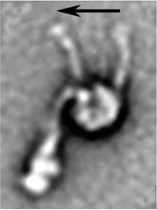
#> input picture papers/paper/figures/model-raw-images/burgess-fig-4-cropped.png, 157 x 210 px, found by its file name
$ python generate-paper-model-figures.py
#> lines starting #> are read from the running program, lines starting #| are printed output that depends on the picture; pictures that were not available may be replaced by others from this repository, and a replacement may not be noted
#! /usr/bin/env python3

from __future__ import division
import numpy as np
import time, signal, sys, os, matplotlib, subprocess, re

if 'show' not in sys.argv:
    matplotlib.use('Agg')

import dynein.draw.cartoon as cartoon

from mpl_toolkits.axes_grid1 import Divider, Size

sys.path.insert(0, os.getcwd() + "/data/")
import paper_params as params

import argparse
import datetime
import dynein.draw.cartoon as cartoon
import matplotlib.pyplot as plt
import matplotlib.image as mpimg
from scipy import ndimage


def plot_dynein_equilibrium_onebound(fig, start_x_units, start_y_units, units_per_nm, mt_angle, flipx=False):
    Xs = [0, 0, 0, 0, 0]
    Ys = [0, 0, 0, 0, 0]

    bba_abs = mt_angle + params.eqb*np.pi/180.0
    bma_abs = bba_abs - np.pi + params.eqmpost*np.pi/180.0
    ta_abs = bma_abs - np.pi
    uma_abs = bma_abs - params.eqmpre*np.pi/180.0

    if flipx:
        bba_abs = np.pi - bba_abs
        bma_abs = np.pi - bma_abs
        ta_abs = np.pi - ta_abs
        uma_abs = np.pi - uma_abs

    Xs[0] = start_x_units
    Xs[1] = Xs[0] + params.ls*np.cos(bba_abs)*units_per_nm
    Xs[2] = Xs[1] + params.lt*np.cos(bma_abs)*units_per_nm
    Xs[3] = Xs[2] + params.lt*np.cos(ta_abs) *units_per_nm
    Xs[4] = Xs[3] + params.ls*np.cos(uma_abs)*units_per_nm

    Ys[0] = start_y_units
    Ys[1] = Ys[0] + params.ls*np.sin(bba_abs)*units_per_nm
    Ys[2] = Ys[1] + params.lt*np.sin(bma_abs)*units_per_nm
    Ys[3] = Ys[2] + params.lt*np.sin(ta_abs) *units_per_nm
    Ys[4] = Ys[3] + params.ls*np.sin(uma_abs)*units_per_nm

    bbox = plt.gca().get_window_extent().transformed(fig.dpi_scale_trans.inverted())
    axes_width_inches = bbox.width

    axes_width_units = fig.gca().get_xlim()[1] - fig.gca().get_xlim()[0]
    points_per_axes_units = axes_width_inches / axes_width_units * 72.0

    Ds = np.array([params.radius_b, params.radius_m, params.radius_t, params.radius_m, params.radius_b])*units_per_nm*points_per_axes_units*2 # turn radii into diameters

    plt.figure(fig.number)
    plt.plot(Xs, Ys, c="white", zorder=1)
    # plt.plot([Xs[0], Xs[0] + 5*units_per_nm*np.cos(mt_angle)], [Ys[0], Ys[0] + 5*units_per_nm*np.sin(mt_angle)], c="red", linewidth=1, zorder=5)
    plt.scatter(Xs, Ys, c="#aeaae5", s=Ds*Ds, zorder=2, edgecolor='white', alpha=0.3)
    plt.scatter(Xs, Ys, s=Ds*Ds, zorder=3, edgecolor='white', facecolors="none", linewidth=1)

    # cartoon.dyneinCircles(Xs[0], Ys[0], params.radius_b*units_per_nm,
    #                       Xs[1], Ys[1], params.radius_m*units_per_nm,
    #                       Xs[2], Ys[2], params.radius_t*units_per_nm,
    #                       'red', 0.75, fig.gca())
    # cartoon.dyneinCircles(Xs[4], Ys[4], params.radius_b*units_per_nm,
    #                       Xs[3], Ys[3], params.radius_m*units_per_nm,
    #                       Xs[2], Ys[2], params.radius_t*units_per_nm,
    #                       'blue', 0.25, fig.gca())

def plot_image(img, org, dpi):
    fig = plt.figure(figsize = (5,5), dpi=dpi)

    imwidth = np.shape(img)[1]
    imheight = np.shape(img)[0]
    if (imwidth > imheight):
        ax = plt.Axes(fig, [0., 0., 1., imheight / imwidth])
    else:
        ax = plt.Axes(fig, [0., 0., imwidth / imheight, 1.])

    ax.set_axis_off()
    fig.add_axes(ax)

    ax.imshow(img, origin=org, aspect='auto') # angles rotate ccw
    ax.set_aspect('equal')
    return fig

merged_burgess_img = mpimg.imread('papers/paper/figures/model-raw-images/burgess-fig-4-cropped.png')
#> merged_burgess_img is the input picture: shape (210, 157) float32; min 0, max 1, mean 0.518
# merged_chowdhury_img = mpimg.imread('papers/paper/figures/model-raw-images/chowdhury-fig-1-cropped.png')
grotjahn_img = mpimg.imread('papers/paper/figures/model-raw-images/grotjahn-model-figure.png')
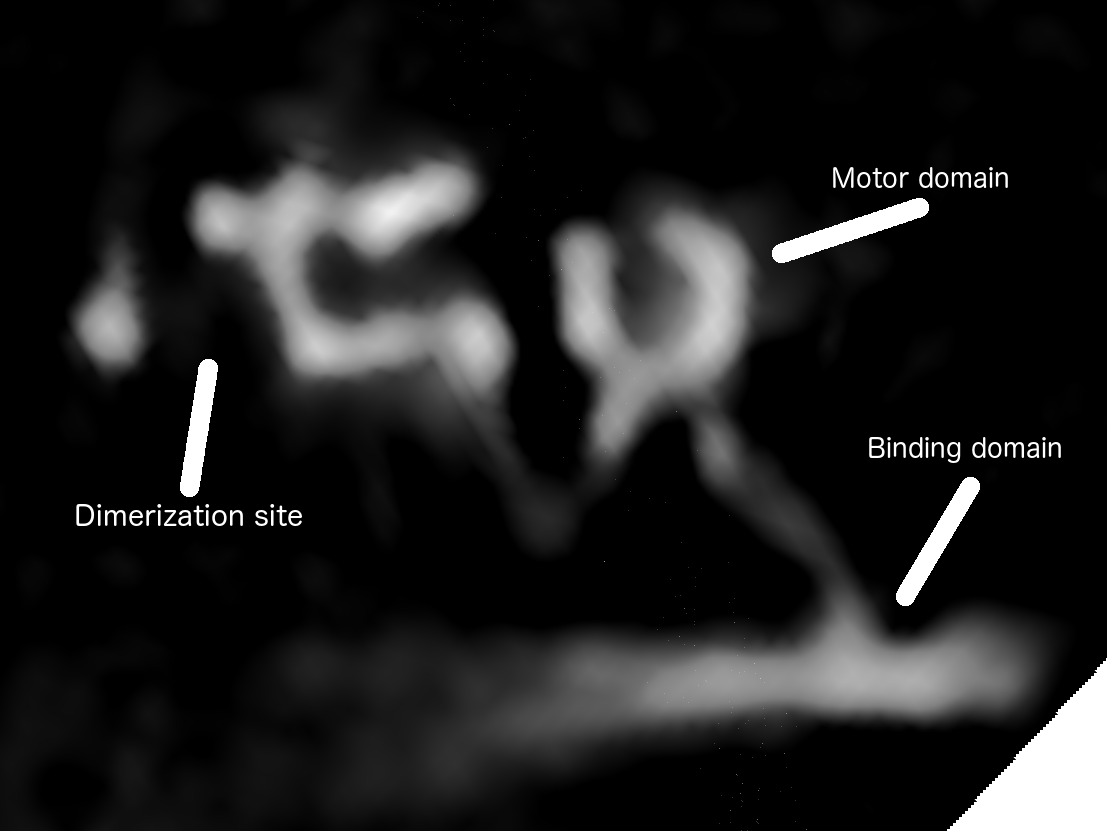
#> input picture papers/paper/figures/model-raw-images/grotjahn-model-figure.png, 1107 x 831 px, found by its file name
#> grotjahn_img is the input picture: shape (831, 1107, 4) float32; mean R, G, B, A 0.104, 0.104, 0.104, 0.985
merged_redwine_img = mpimg.imread('papers/paper/figures/model-raw-images/redwine-supplemental-cropped.png')
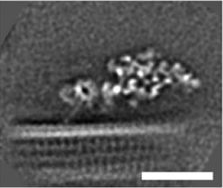
#> input picture papers/paper/figures/model-raw-images/chowdhury-fig-1-cropped.png, 223 x 188 px, given in place of redwine-supplemental-cropped.png, which was not available
#> merged_redwine_img is the input picture: shape (188, 223, 3) float32; min 0, max 1, mean 0.333
merged_crystalstruct_img = mpimg.imread('papers/paper/figures/model-raw-images/pymol-cytoplasmic-superimpose.png')
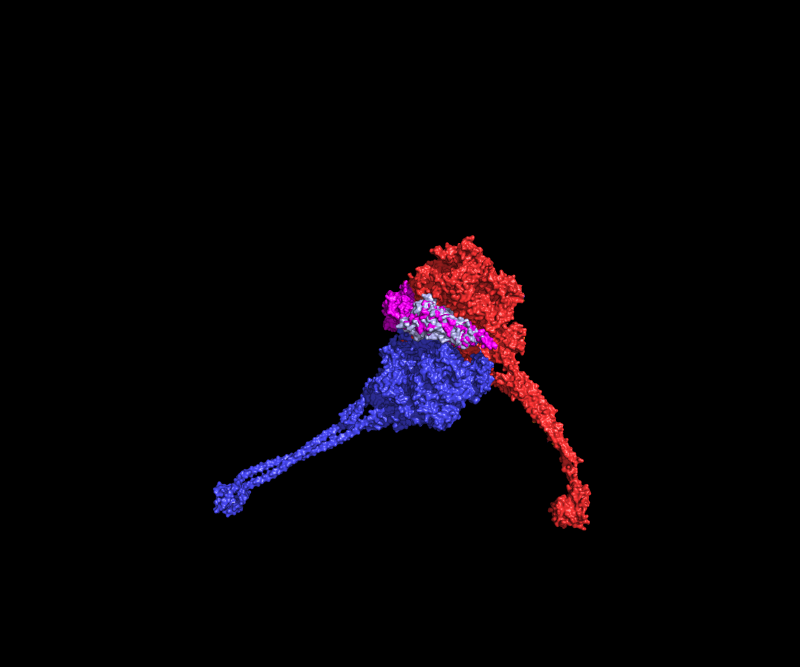
#> input picture papers/paper/figures/model-raw-images/pymol-cytoplasmic-superimpose.png, 2400 x 2000 px, found by its file name (shown at 1/3 size)
#> merged_crystalstruct_img is the input picture: shape (2000, 2400, 4) float32; mean R, G, B, A 0.0261, 0.0107, 0.0252, 1

# burgess fig
units_per_nm = 4.13
scalebar_nm = 15
fig = plot_image(merged_burgess_img, "lower", dpi=100)
plt.plot([57, 57+scalebar_nm*units_per_nm])
plt.axis('off')
plot_dynein_equilibrium_onebound(fig, 57, 29, units_per_nm, -np.pi*0.31)
plt.gca().set_aspect('equal')
plt.savefig("plots/burgess-model-figure.pdf", format="pdf", interpolation='none', dpi=100, bbox_inches='tight')
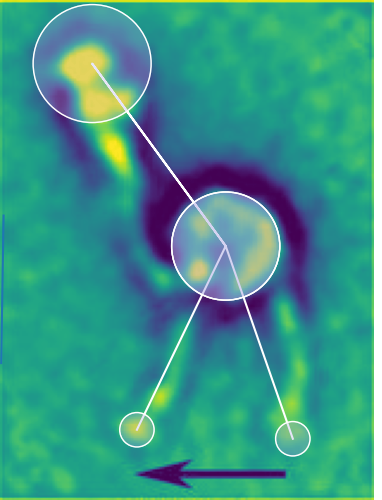
#> figure drawn by matplotlib, 1 panel

# grotjahn fig
units_per_nm = 19.6
scalebar_nm = 26.3 # using tip-to-tip distance between MTBD and AAA1, known from 3VKH crystal structure of the exact protein used in this EM map
fig = plot_image(grotjahn_img, "upper", dpi=100)
plt.imshow(grotjahn_img) # angles rotate cw
plot_dynein_equilibrium_onebound(fig, 850, 667.5, units_per_nm, np.pi, flipx=True)
# plt.plot([850, 850+scalebar_nm*units_per_nm*np.cos(-params.eqb*np.pi/180.0)], [667.5, 667.5+scalebar_nm*units_per_nm*np.sin(-params.eqb*np.pi/180.0)])
plt.axis('off')
plt.gca().set_aspect('equal')
plt.savefig("plots/grotjahn-model-figure.pdf", bbox_inches='tight', format="pdf", interpolation='none', dpi=100)
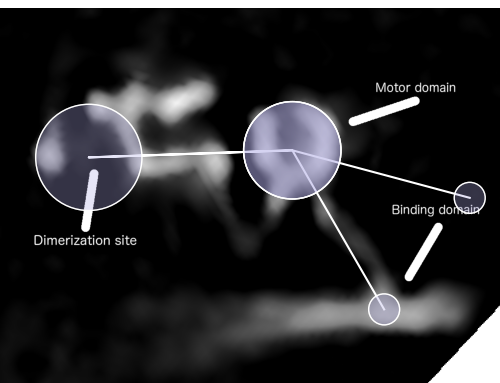
#> figure drawn by matplotlib, 1 panel

# crystal struct fig
units_per_nm = 35
scalebar_nm = 28.8
fig = plot_image(merged_crystalstruct_img, "upper", dpi=600)
plot_dynein_equilibrium_onebound(fig, 1720, 1542, units_per_nm, np.pi*0.67)
plt.plot([692, 692+scalebar_nm*units_per_nm], [1480, 1480])
plt.gca().set_aspect('equal')
plt.axis('off')
plt.savefig("plots/crystal-model-figure.pdf", bbox_inches='tight', format="pdf", interpolation='none', dpi=600)
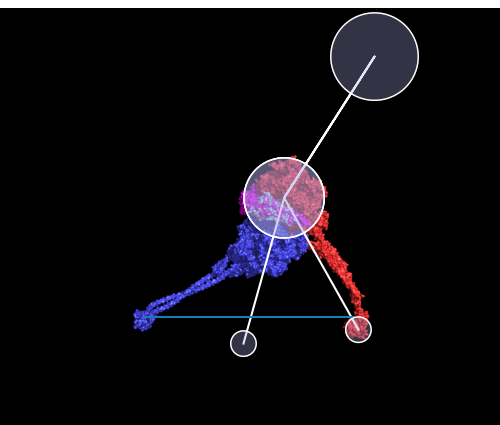
#> figure drawn by matplotlib, 1 panel

if 'show' in sys.argv:
    plt.show()
